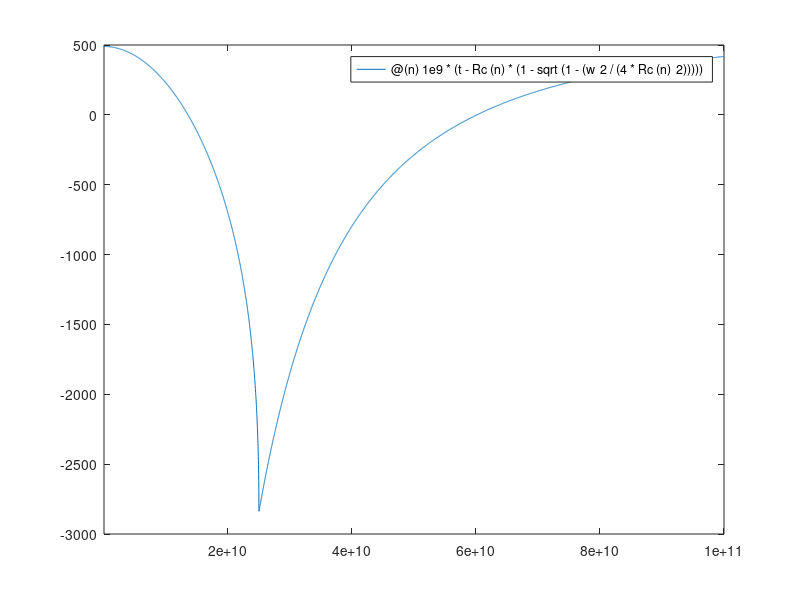

This figure's MATLAB source: (Note: this script raises an error after producing the figure.)
%% He film thickness in a channel over density

rho = 145.4;         % [kg/m3] density of liq He
e   = 1.602*10^-19;  % charge of electron
g   = 9.8;           % [m/s2]
sig = 3.34*10^-4;    % [N/m] surface tension at 1.5K
er  = 1.057;         % dielectric constant of He
e0  = 8.85*10^-12;   % in m

w = 7e-6;  % width of channel [m]
t = 660e-9;  % height of channel [m]
h = 6.5e-3;  % distance from bulk He [m]

Rc = @(n) sig/(rho*g*h + (n*1e4)^2*e^2/(2*er*e0));
dmin = @(n) 1e9*(t-Rc(n)*(1-sqrt(1-(w^2/(4*Rc(n)^2)))));

figure(1)
dminPlot = fplot(dmin, [1e8 1e11]);
set(gca(),'XScale','log','YLim',[0 max(dminPlot.YData)])
title('Helium Channel Filling with Density')
xlabel('Electron Density [#/cm2]');
ylabel('Helium Thickness In Channel [nm]');
